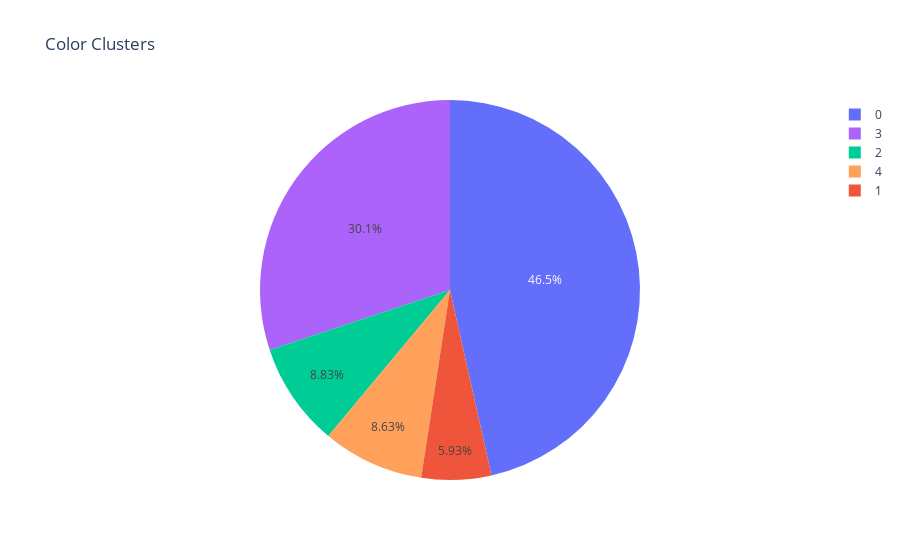

Notebook code for this chart:
### Code cell
# # Create a pie chart using Plotly
# cluster_centers = kmeans.cluster_centers_.astype(int)
# print(cluster_colors)
# hex_colors = ['#{:02x}{:02x}{:02x}'.format(r, g, b) for r, g, b in cluster_colors]
# print(hex_colors)
# fig = px.pie(
#     values=cluster_counts.values,
#     names=cluster_counts.index,
#     color=hex_colors,
#     title='Color Clusters',
# )
# fig.show()

### Figure 1 — Plotly figure (JSON) as saved in the notebook; plotly's stock layout.template omitted (floating-point values rounded to 4 significant figures)
{"data": [{"customdata": [["#170e37"], ["#b599cc"], ["#78438f"], ["#322662"], ["#435fb1"]], "domain": {"x": [0, 1], "y": [0, 1]}, "hovertemplate": "label=%{label}<br>value=%{value}<br>color=%{customdata[0]}<extra></extra>", "labels": [0, 1, 2, 3, 4], "legendgroup": "", "marker": {"colors": ["#636efa", "#EF553B", "#00cc96", "#ab63fa", "#FFA15A"]}, "name": "", "showlegend": true, "type": "pie", "values": [140795, 17967, 26741, 91171, 26146]}], "layout": {"legend": {"tracegroupgap": 0}, "title": {"text": "Color Clusters"}}}
